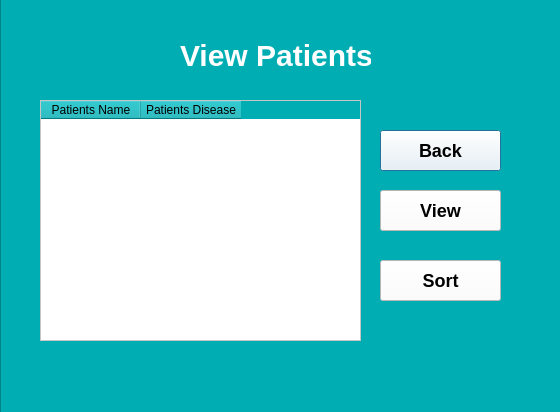
<?xml version="1.0" encoding="UTF-8"?>
<ui version="4.0">
 <class>viewPat</class>
 <widget class="QDialog" name="viewPat">
  <property name="geometry">
   <rect>
    <x>0</x>
    <y>0</y>
    <width>560</width>
    <height>412</height>
   </rect>
  </property>
  <property name="windowTitle">
   <string>Dialog</string>
  </property>
  <widget class="QFrame" name="frame">
   <property name="geometry">
    <rect>
     <x>0</x>
     <y>-10</y>
     <width>751</width>
     <height>451</height>
    </rect>
   </property>
   <property name="styleSheet">
    <string notr="true">QFrame{
background-color: #00ADB3;
}</string>
   </property>
   <property name="frameShape">
    <enum>QFrame::Shape::StyledPanel</enum>
   </property>
   <property name="frameShadow">
    <enum>QFrame::Shadow::Raised</enum>
   </property>
   <widget class="QLabel" name="label">
    <property name="geometry">
     <rect>
      <x>180</x>
      <y>40</y>
      <width>191</width>
      <height>51</height>
     </rect>
    </property>
    <property name="styleSheet">
     <string notr="true">QLabel{
color: white;
font-size: 30px;
font-weight: 700;
}</string>
    </property>
    <property name="text">
     <string>View Patients</string>
    </property>
   </widget>
   <widget class="QTableWidget" name="tableWidget">
    <property name="geometry">
     <rect>
      <x>40</x>
      <y>110</y>
      <width>321</width>
      <height>241</height>
     </rect>
    </property>
    <property name="styleSheet">
     <string notr="true">QTableWidget{
background-color: white;
}</string>
    </property>
    <column>
     <property name="text">
      <string>Patients Name</string>
     </property>
    </column>
    <column>
     <property name="text">
      <string>Patients Disease</string>
     </property>
    </column>
   </widget>
   <widget class="QPushButton" name="pushButton">
    <property name="geometry">
     <rect>
      <x>380</x>
      <y>140</y>
      <width>121</width>
      <height>41</height>
     </rect>
    </property>
    <property name="styleSheet">
     <string notr="true">QPushButton{
background-color: white;
font-size: 18px;
font-weight: 700;
}</string>
    </property>
    <property name="text">
     <string>Back</string>
    </property>
   </widget>
   <widget class="QPushButton" name="pushButton_2">
    <property name="geometry">
     <rect>
      <x>380</x>
      <y>200</y>
      <width>121</width>
      <height>41</height>
     </rect>
    </property>
    <property name="styleSheet">
     <string notr="true">QPushButton{
background-color: white;
font-size: 18px;
font-weight: 700;
}</string>
    </property>
    <property name="text">
     <string>View</string>
    </property>
   </widget>
   <widget class="QPushButton" name="pushButton_3">
    <property name="geometry">
     <rect>
      <x>380</x>
      <y>270</y>
      <width>121</width>
      <height>41</height>
     </rect>
    </property>
    <property name="styleSheet">
     <string notr="true">QPushButton{
background-color: white;
font-size: 18px;
font-weight: 700;
}</string>
    </property>
    <property name="text">
     <string>Sort</string>
    </property>
   </widget>
  </widget>
 </widget>
 <resources/>
 <connections/>
</ui>
